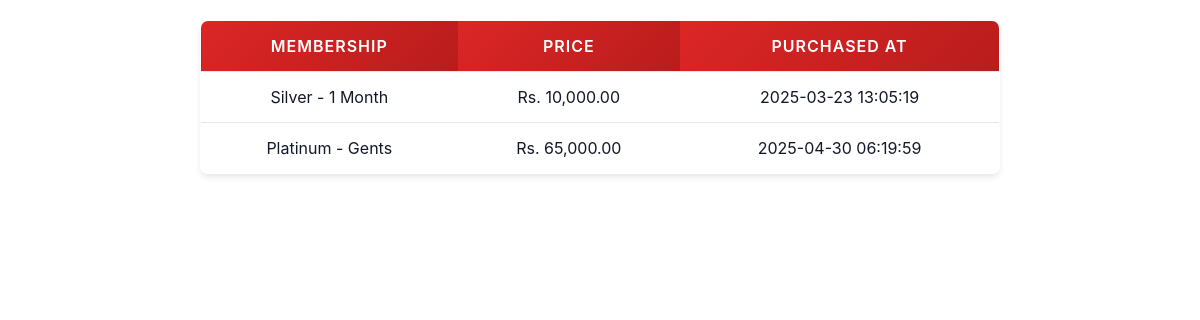
/fetch_memberships.php (signed in), run on the app's committed database.
### tables this page shows
CREATE TABLE `customer_memberships` (
  `id` int(11) NOT NULL,
  `username` varchar(255) NOT NULL,
  `membership_type` varchar(50) NOT NULL,
  `price` decimal(10,2) NOT NULL,
  `purchased_at` timestamp NOT NULL DEFAULT current_timestamp()
);

### fetch_memberships.php (the view, shortened to what this page needs)
<?php
$host = "localhost";
$user = "root";
$pass = "";
$dbname = "fitzone_db";
$conn = new mysqli($host, $user, $pass, $dbname);
?>
<div class="customer-memberships-container">
<?php
$username = $_SESSION["username"];
$stmt = $conn->prepare("SELECT membership_type, price, purchased_at FROM customer_memberships WHERE username = ?");
$stmt->bind_param("s", $username);
$stmt->execute();
$result = $stmt->get_result();
if ($result->num_rows > 0) {
    echo "<table>
            <tr><th>Membership</th><th>Price</th><th>Purchased At</th></tr>";
    while ($row = $result->fetch_assoc()) {
        echo "<tr><td>" . htmlspecialchars($row["membership_type"]) . "</td>
                  <td>Rs. " . number_format($row["price"], 2) . "</td>
                  <td>" . htmlspecialchars($row["purchased_at"]) . "</td></tr>";
    }
    echo "</table>";
} else {
    echo "<p>No memberships purchased yet.</p>";
}
?>
</div>

### fetch_memberships.php (style rules this page uses)
.customer-memberships-container * { box-sizing: border-box; font-family: -apple-system, BlinkMacSystemFont, 'Segoe UI', Roboto, sans-serif; }
.customer-memberships-container { --primary-color: #dc2626; --primary-dark: #b91c1c; --primary-light: #ef4444; --accent-color: #f59e0b; --bg-card: rgba(255, 255, 255, 0.1); --text-primary: #111827; --text-inverse: #ffffff; --border-color: #e5e7eb; --shadow-md: 0 4px 6px -1px rgba(0, 0, 0, 0.1); --gradient-primary: linear-gradient(135deg, #dc2626, #b91c1c); --transition-base: 250ms ease; }
.customer-memberships-container table { width: 100%; max-width: 800px; margin: 20px auto; border-collapse: collapse; background: var(--bg-card); backdrop-filter: blur(5px); border: 1px solid var(--border-color); border-radius: 8px; overflow: hidden; box-shadow: var(--shadow-md); }
.customer-memberships-container th { padding: 15px; text-align: center; border-bottom: 1px solid var(--border-color); font-size: 16px; background: var(--gradient-primary); color: var(--text-inverse); font-weight: 600; text-transform: uppercase; letter-spacing: 1px; }
.customer-memberships-container td { padding: 15px; text-align: center; border-bottom: 1px solid var(--border-color); font-size: 16px; color: var(--text-primary); }
.customer-memberships-container tr:last-child td { border-bottom: none; }
.customer-memberships-container tr:nth-child(even) { background: rgba(255, 255, 255, 0.05); }

### data on the page
customer_memberships: membership_type "Silver - 1 Month", price "10,000.00", purchased_at "2025-03-23 13:05:19"
customer_memberships: membership_type "Platinum - Gents", price "65,000.00", purchased_at "2025-04-30 06:19:59"
